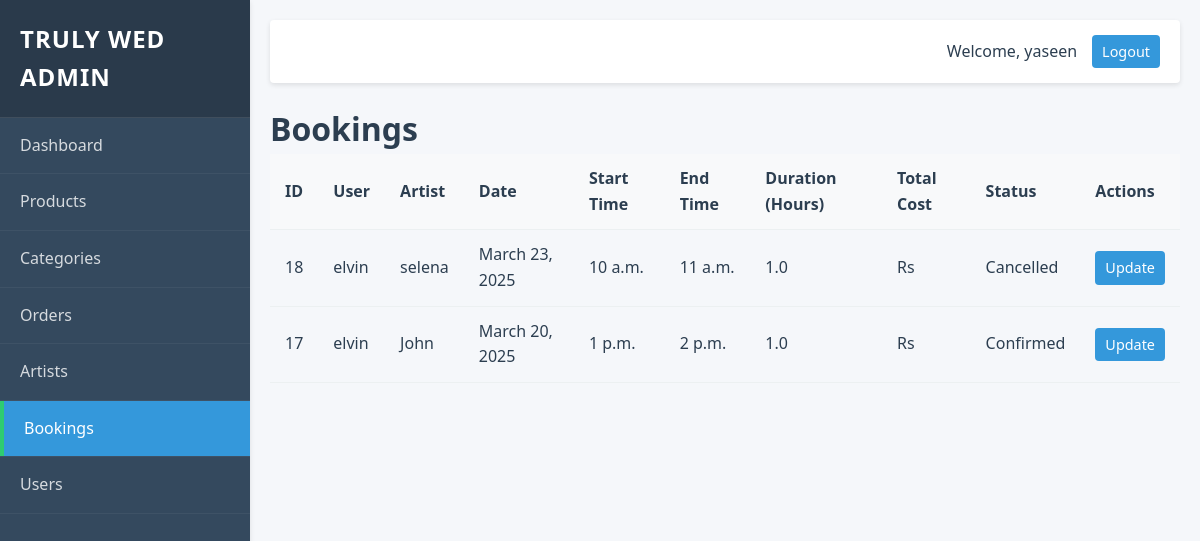
/admin_dashboard/bookings/ (signed in), run on the app's committed database.
### artists/models.py (models this page shows, shortened)
class Booking(models.Model):
    STATUS_CHOICES = (
        ('pending', 'Pending'),
        ('confirmed', 'Confirmed'),
        ('completed', 'Completed'),
        ('cancelled', 'Cancelled'),
    )
    user = models.ForeignKey(settings.AUTH_USER_MODEL, related_name='bookings', on_delete=models.CASCADE)
    artist = models.ForeignKey(Artist, related_name='bookings', on_delete=models.CASCADE)
    date = models.DateField()
    time_start = models.TimeField()
    time_end = models.TimeField()
    status = models.CharField(max_length=20, choices=STATUS_CHOICES, default='pending')
    notes = models.TextField(blank=True)
    created = models.DateTimeField(auto_now_add=True)
    updated = models.DateTimeField(auto_now=True)
    class Meta:
        ordering = ('date', 'time_start')
    def get_duration(self):
        start_time = self.time_start.hour + self.time_start.minute/60
        end_time = self.time_end.hour + self.time_end.minute/60
        return end_time - start_time

class Artist(models.Model):
    name = models.CharField(max_length=100)
    slug = models.SlugField(unique=True)
    photo = models.ImageField(upload_to='artists/', blank=True)
    bio = models.TextField()
    specialization = models.CharField(max_length=200)
    price_per_hour = models.DecimalField(max_digits=10, decimal_places=2)
    available = models.BooleanField(default=True)

### admin_dashboard/views.py (the view)
# urls.py: path('bookings/', views.booking_list, name='booking_list'),
@user_passes_test(is_admin)
def booking_list(request):
    bookings = Booking.objects.all().order_by('-date')
    return render(request, 'admin_dashboard/booking_list.html', {'bookings': bookings})

### admin_dashboard/views.py (called while the page is built)
def is_admin(user):
    return user.is_authenticated and user.is_staff

### admin_dashboard/templates/admin_dashboard/booking_list.html (shortened to what this page needs)
{% extends "admin_dashboard/base.html" %}
{% block content %}
<div class="bookings-list">
    <div class="page-header">
        <h1>Bookings</h1>
    </div>
    <table class="data-table">
        <thead>
            <tr>
                <th>ID</th>
                <th>User</th>
                <th>Artist</th>
                <th>Date</th>
                <th>Start Time</th>
                <th>End Time</th>
                <th>Duration (Hours)</th>
                <th>Total Cost</th>
                <th>Status</th>
                <th>Actions</th>
            </tr>
        </thead>
        <tbody>
        {% for booking in bookings %}
            <tr>
                <td>{{ booking.id }}</td>
                <td>{{ booking.user.username }}</td>
                <td>{{ booking.artist.name }}</td>
                <td>{{ booking.date }}</td>
                <td>{{ booking.time_start }}</td>
                <td>{{ booking.time_end }}</td>
                <td>{{ booking.get_duration }}</td>
                <td>Rs{{ booking.get_total_cost }}</td>
                <td>
                    <span class="status-badge status-{{ booking.status }}">
                        {{ booking.get_status_display }}
                    </span>
                </td>
                <td class="actions">
                    <a href="{% url 'admin_dashboard:booking_detail' booking.id %}" class="btn btn-sm">Update</a>
                </td>
            </tr>
        {% empty %}
            <tr><td colspan="10">No bookings available</td></tr>
        {% endfor %}
        </tbody>
    </table>
</div>
{% endblock %}

### admin_dashboard/templates/admin_dashboard/base.html (shortened to what this page needs)
<!DOCTYPE html>
{% load static%}
<html lang="en">
<head>
    <link rel="stylesheet" href="{% static 'admin_dashboard/css/styles.css' %}">
</head>
<body>
    <div class="admin-container">
        <aside class="sidebar">
            <div class="sidebar-header">
                <h1> Truly Wed Admin</h1>
            </div>
            <nav class="sidebar-nav">
                <ul>
                    <li>
                        <a href="{% url 'admin_dashboard:admin_dashboard' %}"
                           class="{% if request.resolver_match.url_name == 'admin_dashboard' %}active{% endif %}">
                            Dashboard
                        </a>
                    </li>
                    <li>
                        <a href="{% url 'admin_dashboard:product_list' %}"
                           class="{% if 'product' in request.resolver_match.url_name %}active{% endif %}">
                            Products
                        </a>
                    </li>
                    <li>
                        <a href="{% url 'admin_dashboard:category_list' %}"
                           class="{% if 'category' in request.resolver_match.url_name %}active{% endif %}">
                            Categories
                        </a>
                    </li>
                    <li>
                        <a href="{% url 'admin_dashboard:order_list' %}"
                           class="{% if 'order' in request.resolver_match.url_name %}active{% endif %}">
                            Orders
                        </a>
                    </li>
                    <li>
                        <a href="{% url 'admin_dashboard:artist_list' %}"
                           class="{% if 'artist' in request.resolver_match.url_name %}active{% endif %}">
                            Artists
                        </a>
                    </li>
                    <li>
                        <a href="{% url 'admin_dashboard:booking_list' %}"
                           class="{% if 'booking' in request.resolver_match.url_name %}active{% endif %}">
                            Bookings
                        </a>
                    </li>
                    <li>
                        <a href="{% url 'admin_dashboard:user_list' %}"
                           class="{% if 'user' in request.resolver_match.url_name %}active{% endif %}">
                            Users
                        </a>
                    </li>
                </ul>
            </nav>
        </aside>
        <main class="main-content">
            <header class="main-header">
                <div class="user-info">
                    <span>Welcome, {{ request.user.get_full_name|default:request.user.username }}</span>
                    <a href="{% url 'admin_dashboard:logout' %}" class="btn btn-sm">Logout</a>
                </div>
            </header>
            {% block content %}{% endblock %}
        </main>
    </div>
</body>
</html>

### admin_dashboard/static/admin_dashboard/css/styles.css (style rules this page uses)
* { margin: 0; padding: 0; box-sizing: border-box; }
:root { --primary-color: #3498db; --primary-dark: #2980b9; --accent-color: #2ecc71; --dark-color: #34495e; --light-color: #ecf0f1; --danger-color: #e74c3c; --warning-color: #f39c12; --success-color: #27ae60; --info-color: #3498db; --text-color: #2c3e50; --border-radius: 4px; --shadow: 0 2px 5px rgba(0, 0, 0, 0.1); --transition: all 0.3s ease; }
body { font-family: 'Segoe UI', Tahoma, Geneva, Verdana, sans-serif; line-height: 1.6; color: var(--text-color); background-color: #f5f7fa; min-height: 100vh; }
.admin-container { display: flex; min-height: 100vh; }
.sidebar { width: 250px; background-color: var(--dark-color); color: white; box-shadow: var(--shadow); transition: var(--transition); position: fixed; height: 100vh; overflow-y: auto; z-index: 1000; }
.sidebar-header { padding: 20px; background-color: rgba(0, 0, 0, 0.2); border-bottom: 1px solid rgba(255, 255, 255, 0.1); }
.sidebar-header h1 { font-size: 1.5rem; font-weight: 600; text-transform: uppercase; letter-spacing: 1px; }
.sidebar-nav ul { list-style: none; }
.sidebar-nav li { border-bottom: 1px solid rgba(255, 255, 255, 0.05); }
.sidebar-nav a { display: block; padding: 15px 20px; color: rgba(255, 255, 255, 0.8); text-decoration: none; transition: var(--transition); }
.sidebar-nav a.active { background-color: var(--primary-color); color: white; border-left: 4px solid var(--accent-color); }
.main-content { flex: 1; margin-left: 250px; padding: 20px; transition: var(--transition); }
.main-header { background-color: white; padding: 15px 20px; box-shadow: var(--shadow); margin-bottom: 20px; border-radius: var(--border-radius); display: flex; justify-content: flex-end; align-items: center; }
.user-info { display: flex; align-items: center; gap: 15px; }
.user-info span { font-weight: 500; }
.btn { display: inline-block; padding: 8px 15px; background-color: var(--primary-color); color: white; border: none; border-radius: var(--border-radius); cursor: pointer; text-decoration: none; transition: var(--transition); }
.btn-sm { padding: 5px 10px; font-size: 0.9rem; }
table { width: 100%; border-collapse: collapse; margin-bottom: 20px; }
th, td { padding: 12px 15px; text-align: left; border-bottom: 1px solid var(--light-color); }
th { background-color: #f8f9fa; font-weight: 600; }

### data on the page
Booking: id "18", user.username "elvin", artist.name "selena", date "March 23, 2025", time_start "10 a.m.", time_end "11 a.m.", get_duration "1.0", status "Cancelled"
Booking: id "17", user.username "elvin", artist.name "John", date "March 20, 2025", time_start "1 p.m.", time_end "2 p.m.", get_duration "1.0", status "Confirmed"

### other printed values
{{ request.user.get_full_name|default:request.user.username }} "yaseen"
